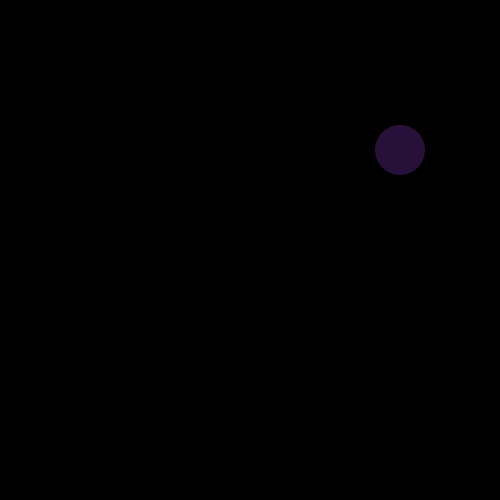
Frame 1 (no input)
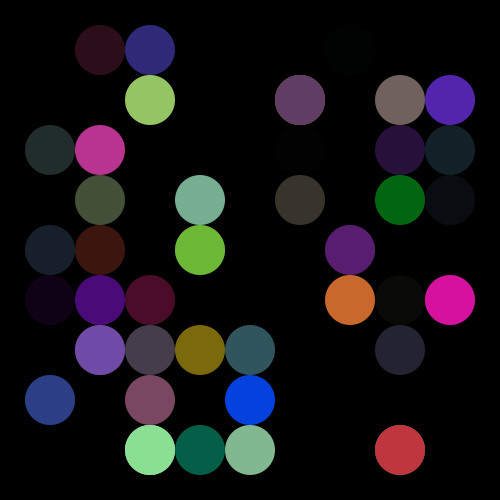
Frame 60 (the mouse pressed at the canvas centre just before this capture)
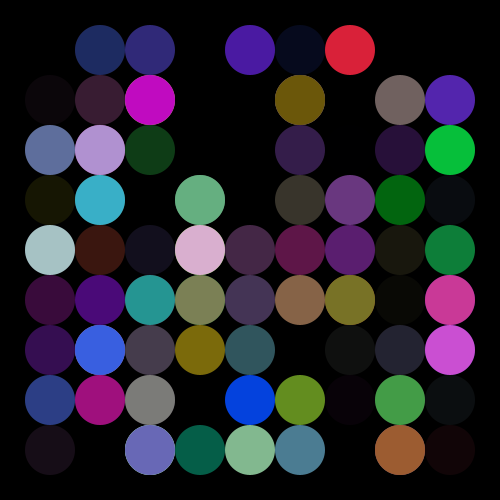
Frame 120 (the mouse held since frame 60 and released just before this capture)

The Processing sketch that drew these frames (run headless with seeded random() and noise(); from frame 60 on, the mouse is pressed at the canvas centre):

// Processing sketch: processing_185544
// ── processing_185544.pde

float r;
float g;
float b;
float a;
float diam;
float x;
float y;

void setup (){
  size(500,500);
  background(0);
  smooth();
}

void draw() {
  r=random(255);
  g=random(255);
  b=random(255);
  a=random(255);
  diam= 50;
  x= 50*(int)(random(1,10));
  y= 50*(int) (random(1,10));
  
   
  //Use values to draw an ellipse
  noStroke();
  fill(r,g,b,a);
  ellipse(x,y,diam,diam);
 
}
